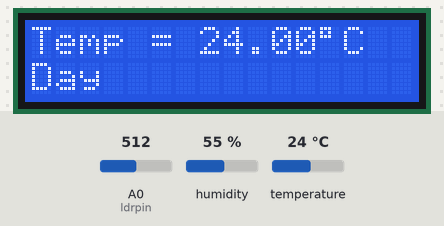
A sketch run on a simulated Arduino Uno, built with avr-gcc and run on an emulated ATmega328P. Parts: 16×2 character LCD. The inputs (shaded band) are chosen by the test bench; at power-on: A0 (ldrpin) = 512, temperature 24 °C, humidity 55 %.

Above: at 1.2 s.
1.3 s: A0 (ldrpin) set to 209
4.0 s: A0 (ldrpin) set to 189
At 5.5 s:
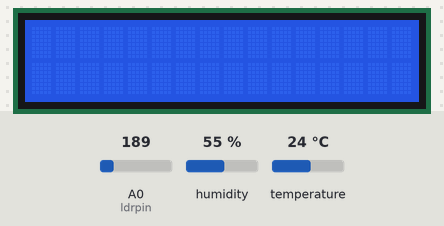
6.7 s: A0 (ldrpin) set to 210
At 9.3 s:
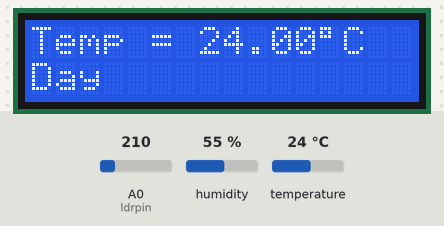
9.6 s: temperature set to 12 °C
At 10.7 s:
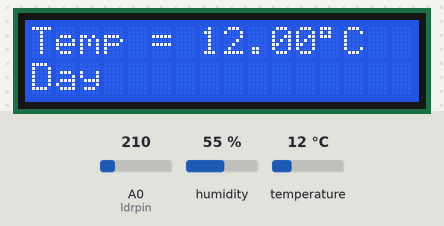
12.3 s: temperature set to 19 °C
At 14.6 s:
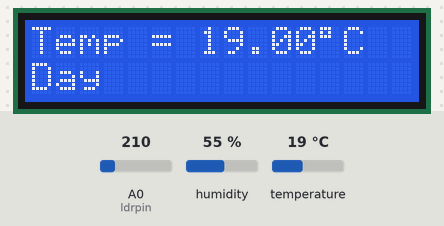
15.7 s: temperature set to 28 °C
At 17.2 s:
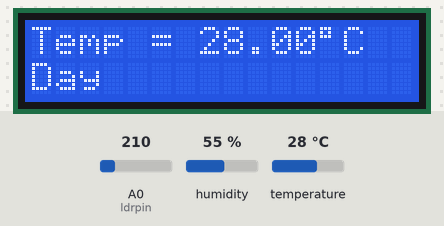
Timing chart, 0 to 18.7 s (numbered marks = the images above; inputs shaded):
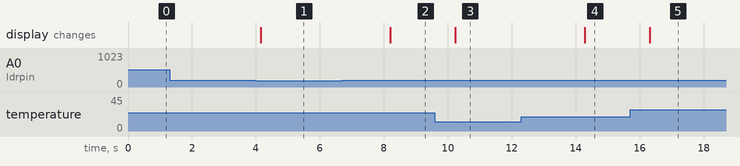

The sketch:

Blink1.ino
```cpp
#include<LiquidCrystal.h>
#include<DHT.h>

#define DHTTYPE DHT11

int ldrpin = A0;
int ldrval = 0;
char* light[]= {"Day", "Night"};

int dhtpin = 8;
float temp;


DHT dht(dhtpin, DHTTYPE);    // defining the connection of the dht 11 sensor

int rs = 12, en = 11, d4 = 5, d5 = 4, d6 = 3, d7 = 2;
LiquidCrystal lcd(rs, en, d4, d5, d6, d7);


void setup() {

lcd.begin(16, 2);
dht.begin();   //dht initialize

}

void loop() {

ldrval = analogRead(ldrpin);

temp = dht.readTemperature();


lcd.clear();


if(ldrval > 200){
lcd.setCursor(0,0);          //set line 1 point 0
lcd.print("Temp = ");
lcd.print(temp);
lcd.print("\337C");         //to print degree celcius

lcd.setCursor(0,1);
lcd.print(light[0]);        //printing day
;
}
else{
lcd.setCursor(0,0);          //set line 1 point 0
lcd.print("");
}
delay(2000);

}
```

Measured:
- the behaviour switches between 201 and 200 on A0 (ldrpin) (found by bisection; images 0 and 1)
- after the input at 1.3 s, every drawn part: stays the same
- after the input at 4.0 s, the display: changes after 0.15 s (image 1)
- after the input at 6.7 s, the display: changes after 1.5 s (image 2)
- after the input at 9.6 s, the display: changes after 0.63 s (image 3)
- after the input at 12.3 s, the display: changes after 2.0 s (image 4)
- after the input at 15.7 s, the display: changes after 0.61 s (image 5)
